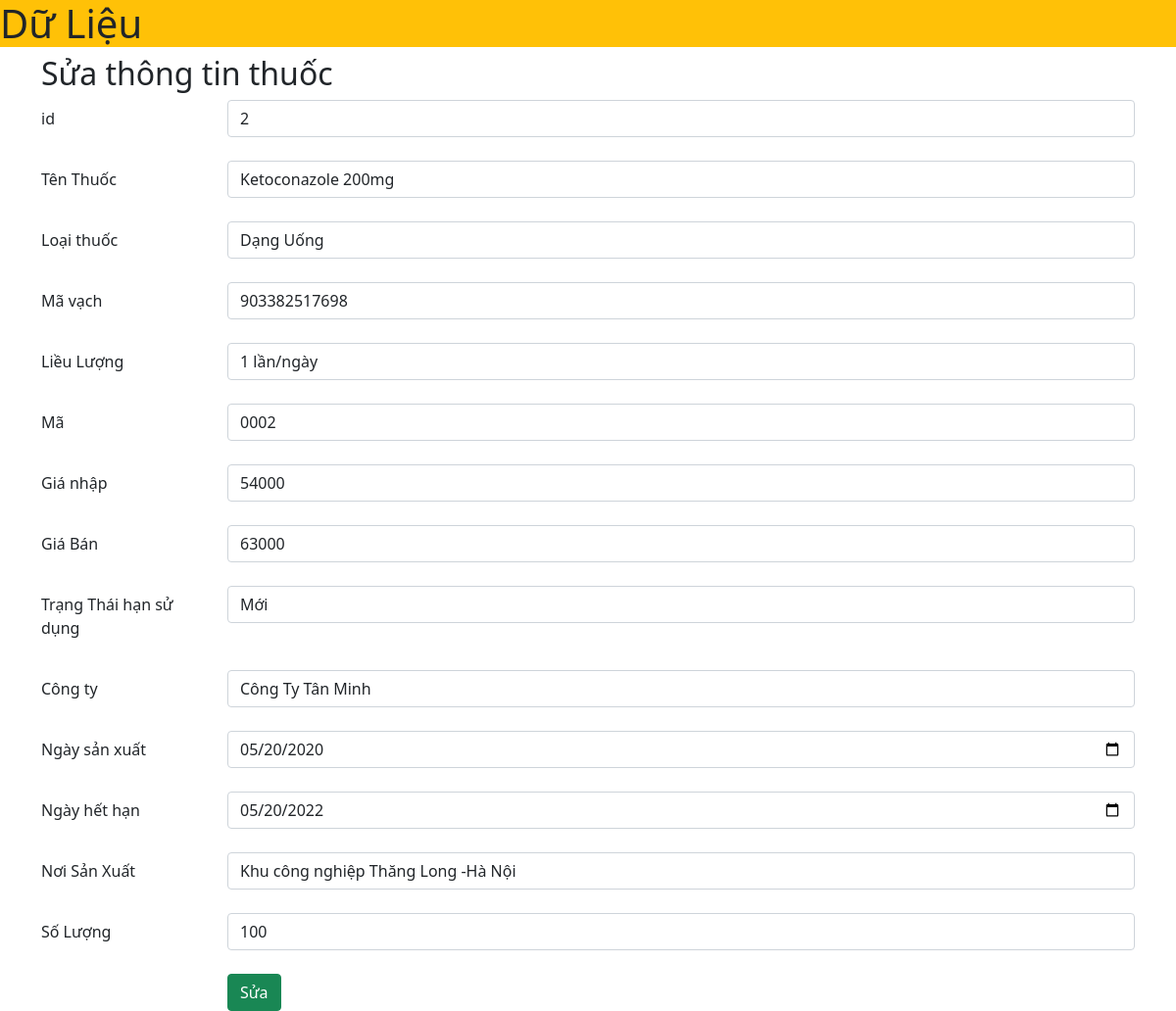
The app's page /admin/update.php?id=2 with its own data.
### tables this page shows
CREATE TABLE `drugs` (
  `id` int(11) NOT NULL,
  `name` varchar(50) DEFAULT NULL,
  `type` varchar(10) DEFAULT NULL,
  `barcode` varchar(25) DEFAULT NULL,
  `dose` varchar(30) DEFAULT NULL,
  `code` varchar(50) DEFAULT NULL,
  `cost_price` varchar(10) DEFAULT NULL,
  `selling_price` varchar(10) DEFAULT NULL,
  `expiry` varchar(40) DEFAULT NULL,
  `company_name` varchar(50) DEFAULT NULL,
  `production_date` date DEFAULT NULL,
  `expiration_date` date DEFAULT NULL,
  `place` varchar(50) DEFAULT NULL,
  `quantity` varchar(50) DEFAULT NULL
);

### admin/update.php (the view)
<?php
     include '../header.php';
     include '../config.php';
            $id=$_GET['id'];
            $sql1 = "SELECT * FROM drugs WHERE id=$id";
            $res1 = mysqli_query($conn, $sql1);
            if(mysqli_num_rows($res1) >0){
                    $row1 = mysqli_fetch_assoc($res1);
                    $name = $row1['name'];
                    $type = $row1['type'];
                    $barcode = $row1['barcode'];
                    $dose = $row1['dose'];
                    $code = $row1['code'];
                    $cost_price = $row1['cost_price'];
                    $selling_price = $row1['selling_price'];
                    $expiry = $row1['expiry'];
                    $company_name = $row1['company_name'];
                    $production_date = $row1['production_date'];
                    $expiration_date = $row1['expiration_date'];
                    $place = $row1['place'];
                    $quantity = $row1['quantity'];
                }
        ?>
         <main class="container">
            <h2>Sửa thông tin thuốc</h2>
                    <form action="process-update.php" method="post">
                        <div class="form-group row">
                                <label for="id" class="col-sm-2 col-form-label">id</label>
                                <div class="col-sm-10">
                                <input type="text" class="form-control" name="id" value="<?php echo $id ?>" id="id">
                                </div>
                            </div>
                            <br>
                            <div class="form-group row">
                                <label for="name" class="col-sm-2 col-form-label">Tên Thuốc</label>
                                <div class="col-sm-10">
                                <input type="text" class="form-control" name="name" value="<?php echo $name ?>" id="name">
                                </div>
                            </div>
                            <br>
                            <div class="form-group row">
                                <label for="type" class="col-sm-2 col-form-label">Loại thuốc</label>
                                <div class="col-sm-10">
                                <input type="text" class="form-control" value="<?php echo $type ?>" id="type" name="type">
                                </div>
                            </div>
                            <br>
                            <div class="form-group row">
                                <label for="barcode" class="col-sm-2 col-form-label">Mã vạch</label>
                                <div class="col-sm-10">
                                <input type="text" class="form-control" value="<?php echo $barcode ?>" id="barcode" name="barcode" >
                                </div>
                            </div>
                            <br>
                            <div class="form-group row">
                                <label for="dose" class="col-sm-2 col-form-label">Liều Lượng</label>
                                <div class="col-sm-10">
                                <input type="text" class="form-control" value="<?php echo $dose ?>" id="dose" name="dose">
                                </div>
                            </div>
                            <br>
                            <div class="form-group row">
                                <label for="code" class="col-sm-2 col-form-label">Mã</label>
                                <div class="col-sm-10">
                                <input type="text" class="form-control" value="<?php echo $code ?>"id="code" name="code">
                                </div>
                            </div>
                            <br>
                            <div class="form-group row">
                                <label for="cost_price" class="col-sm-2 col-form-label">Giá nhập</label>
                                <div class="col-sm-10">
                                <input type="text" class="form-control" value="<?php echo $cost_price ?>" id="cost_price" name="cost_price">
                                </div>
                            </div>
                            <br>
                            <div class="form-group row">
                                <label for="selling_price" class="col-sm-2 col-form-label">Giá Bán</label>
                                <div class="col-sm-10">
                                <input type="text" class="form-control" value="<?php echo $selling_price ?>" id="selling_price" name="selling_price" >
                                </div>
                            </div>
                            <br>
                            <div class="form-group row">
                                <label for="expiry" class="col-sm-2 col-form-label">Trạng Thái hạn sử dụng</label>
                                <div class="col-sm-10">
                                <input type="text" class="form-control" value="<?php echo $expiry ?>" id="expiry" name="expiry">
                                </div>
                            </div>
                            <br>
                            <div class="form-group row">
                                <label for="company_name" class="col-sm-2 col-form-label">Công ty</label>
                                <div class="col-sm-10">
                                <input type="text" class="form-control" value="<?php echo $company_name ?>" id="company_name" name="company_name">
                                </div>
                            </div>
                            <br>
                            <div class="form-group row">
                                <label for="production_date" class="col-sm-2 col-form-label">Ngày sản xuất</label>
                                <div class="col-sm-10">
                                <input type="date" class="form-control" value="<?php echo $production_date ?>" id="production_date" name="production_date">
                                </div>
                            </div>
                            <br>
                            <div class="form-group row">
                                <label for="expiration_date" class="col-sm-2 col-form-label">Ngày hết hạn</label>
                                <div class="col-sm-10">
                                <input type="date" class="form-control" value="<?php echo $expiration_date ?>" id="expiration_date" name="expiration_date" >
                                </div>
                            </div>
                            <br>
                            <div class="form-group row">
                                <label for="place" class="col-sm-2 col-form-label">Nơi Sản Xuất</label>
                                <div class="col-sm-10">
                                <input type="text" class="form-control" value="<?php echo $place ?>" id="place" name="place">
                                </div>
                            </div>
                            <br>
                            <div class="form-group row">
                                <label for="quantily" class="col-sm-2 col-form-label">Số Lượng</label>
                                <div class="col-sm-10">
                                <input type="text" class="form-control" value="<?php echo $quantity ?>" id="quantity" name="quantity">
                                </div>
                            </div>
                            <br>
                            <div class="form-group row">
                                <label for="update" class="col-sm-2 col-form-label"></label>
                                <div class="col-sm-10">
                                    <button type="submit" name="submit" class="btn btn-success">Sửa</button>
                                </div>
                            </div>
        </form>
    </main>

### records on screen
drugs: name "Ketoconazole 200mg", type "Dạng Uống", barcode "903382517698", dose "1 lần/ngày", code "0002", cost_price "54000", selling_price "63000", expiry "Mới", company_name "Công Ty Tân Minh", production_date "05/20/2020", expiration_date "05/20/2022", place "Khu công nghiệp Thăng Long -Hà Nội", quantity "100"
